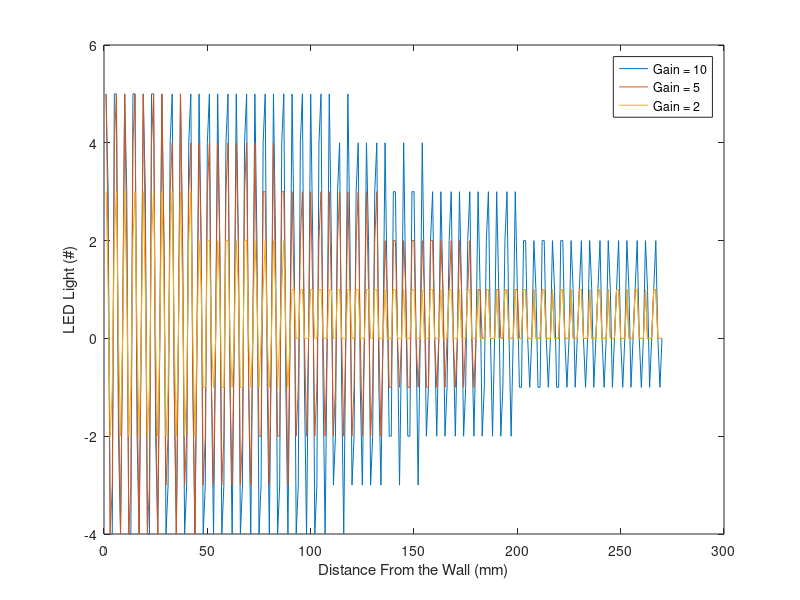

Write the MATLAB code that produced this figure.
clear all;
close all;
clc;

%%
load('data_470.mat');
load('data_1000.mat');
load('data_2200.mat');
x = 1:270;

plot(x,data);
hold on;
plot(x,data2);
plot(x,data3);
legend('Gain = 10','Gain = 5', 'Gain = 2');
xlabel('Distance From the Wall (mm)');
ylabel('LED Light (#)');